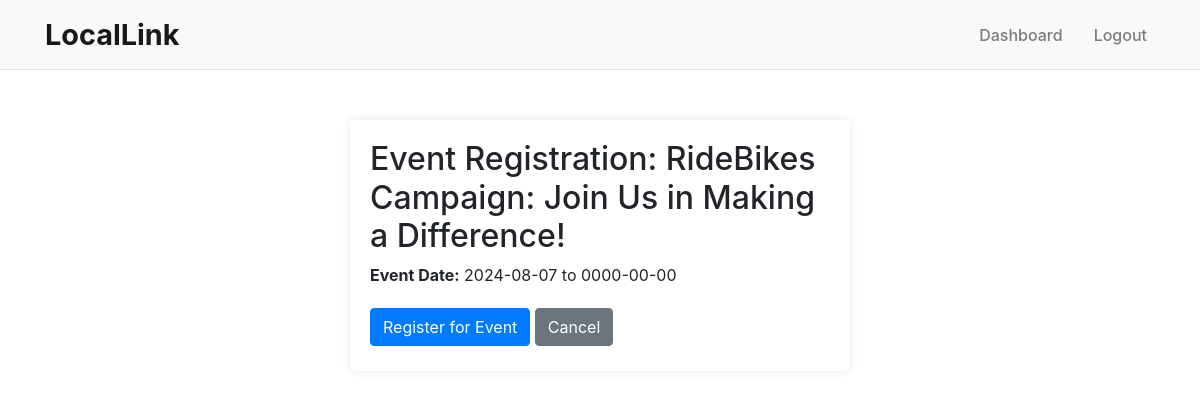
The app's page /events/event_register.php?event_id=11 (signed in) with its own data.
### tables this page shows
CREATE TABLE `events` (
  `event_id` int(11) NOT NULL,
  `event_name` varchar(100) NOT NULL,
  `event_description` text DEFAULT NULL,
  `cover_image` longblob DEFAULT NULL,
  `start_date` date DEFAULT NULL,
  `end_date` date DEFAULT NULL,
  `applications_count` int(11) DEFAULT 0,
  `owner_id` int(11) DEFAULT NULL,
  `disapproval_reason` text DEFAULT NULL,
  `is_disapproved` tinyint(1) DEFAULT 0,
  `is_approved` tinyint(1) DEFAULT 0,
  `venue` varchar(255) DEFAULT NULL,
  `event_contact_email` varchar(100) DEFAULT NULL
);

### events/event_register.php (the view, shortened to what this page needs)
<?php
require_once('../utils/config.php');
$event_id = $_GET["event_id"] ?? null;
$sql_event = "SELECT event_id, event_name, start_date, end_date FROM events WHERE event_id = ?";
$stmt_event = $mysqli->prepare($sql_event);
$stmt_event->bind_param("i", $event_id);
$stmt_event->execute();
$result_event = $stmt_event->get_result();
if ($result_event->num_rows == 1) {
$event = $result_event->fetch_assoc();
$event_name = $event['event_name'];
$start_date = $event['start_date'];
$end_date = $event['end_date'];
} else {
echo "Event not found.";
exit();
}
?>
<!DOCTYPE html>
<html lang="en">
<head>
</head>
<body>
<?php include('../utils/navbar.php'); ?>
<div class="wrapper">
<h2>Event Registration: <?php echo htmlspecialchars($event_name); ?></h2>
<p><strong>Event Date:</strong> <?php echo htmlspecialchars($start_date); ?> to <?php echo htmlspecialchars($end_date); ?></p>
<form action="<?php echo htmlspecialchars($_SERVER["PHP_SELF"]) . "?event_id=$event_id"; ?>" method="post">
<button type="submit" class="btn btn-primary">Register for Event</button>
<a href="event_details.php?event_id=<?php echo $event_id; ?>" class="btn btn-secondary">Cancel</a>
</form>
</div>
</body>
</html>

### events/event_register.php (style rules this page uses)
body { font-family: Arial, sans-serif; background-color: #f4f4f4; margin: 0; padding: 0; }
.wrapper { width: 500px; margin: 50px auto; padding: 20px; background-color: #fff; box-shadow: 0 0 10px rgba(0, 0, 0, 0.1); border-radius: 5px; }
h2 { margin-top: 0; }
.btn { display: inline-block; padding: 10px 20px; text-decoration: none; border-radius: 5px; margin: 5px 0; }
.btn-primary { background-color: #007bff; color: #fff; }
.btn-secondary { background-color: #6c757d; color: #fff; }

### records on screen
events: event_name "RideBikes Campaign: Join Us in Making a Difference!", start_date "2024-08-07", end_date "0000-00-00"

### other values on screen
$dashboard_text "Dashboard"
$logout_text "Logout"
